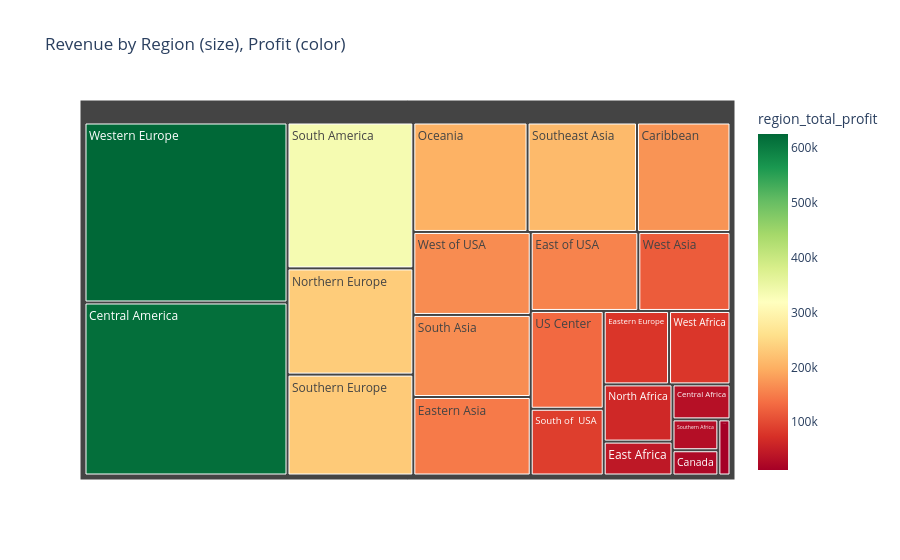

The cell this chart's notebook holds for it:
### Markdown cell above
## 8. Regional & Geographic Analysis

### Code cell
region_summary = df.drop_duplicates("Order Region")[
    ["Order Region", "region_total_revenue", "region_total_profit", "region_late_rate"]
]

fig = px.treemap(
    region_summary, path=["Order Region"], values="region_total_revenue",
    color="region_total_profit", color_continuous_scale="RdYlGn",
    title="Revenue by Region (size), Profit (color)",
)
fig.show()

### Figure 1 — Plotly figure (JSON) as saved in the notebook; plotly's stock layout.template omitted (floating-point values rounded to 4 significant figures)
{"data": [{"branchvalues": "total", "customdata": [[616300.0], [335200.0], [171800.0], [233500.0], [625400.0], [230800.0], [147400.0], [211300.0], [201500.0], [165700.0], [88110.0], [164900.0], [131100.0], [156300.0], [33450.0], [64600.0], [79720.0], [118800.0], [80030.0], [30830.0], [13050.0], [23900.0], [43170.0]], "domain": {"x": [0, 1], "y": [0, 1]}, "hovertemplate": "labels=%{label}<br>region_total_revenue=%{value}<br>parent=%{parent}<br>id=%{id}<br>region_total_profit=%{color}<extra></extra>", "ids": ["Central America", "South America", "Caribbean", "Northern Europe", "Western Europe", "Southern Europe", "Eastern Asia", "Southeast Asia", "Oceania", "South Asia", "South of  USA ", "West of USA ", "US Center ", "East of USA", "Central Africa", "North Africa", "Eastern Europe", "West Asia", "West Africa", "Southern Africa", "Central Asia", "Canada", "East Africa"], "labels": ["Central America", "South America", "Caribbean", "Northern Europe", "Western Europe", "Southern Europe", "Eastern Asia", "Southeast Asia", "Oceania", "South Asia", "South of  USA ", "West of USA ", "US Center ", "East of USA", "Central Africa", "North Africa", "Eastern Europe", "West Asia", "West Africa", "Southern Africa", "Central Asia", "Canada", "East Africa"], "marker": {"coloraxis": "coloraxis", "colors": [616300.0, 335200.0, 171800.0, 233500.0, 625400.0, 230800.0, 147400.0, 211300.0, 201500.0, 165700.0, 88110.0, 164900.0, 131100.0, 156300.0, 33450.0, 64600.0, 79720.0, 118800.0, 80030.0, 30830.0, 13050.0, 23900.0, 43170.0]}, "name": "", "parents": ["", "", "", "", "", "", "", "", "", "", "", "", "", "", "", "", "", "", "", "", "", "", ""], "type": "treemap", "values": [5666000.0, 2961000.0, 1651000.0, 2156000.0, 5894000.0, 2048000.0, 1486000.0, 1932000.0, 2017000.0, 1554000.0, 785800.0, 1571000.0, 1151000.0, 1371000.0, 327300.0, 634800.0, 774300.0, 1175000.0, 728000.0, 228300.0, 109800.0, 186900.0, 376200.0]}], "layout": {"coloraxis": {"colorbar": {"title": {"text": "region_total_profit"}}, "colorscale": [[0, "rgb(165,0,38)"], [0.1, "rgb(215,48,39)"], [0.2, "rgb(244,109,67)"], [0.3, "rgb(253,174,97)"], [0.4, "rgb(254,224,139)"], [0.5, "rgb(255,255,191)"], [0.6, "rgb(217,239,139)"], [0.7, "rgb(166,217,106)"], [0.8, "rgb(102,189,99)"], [0.9, "rgb(26,152,80)"], [1, "rgb(0,104,55)"]]}, "legend": {"tracegroupgap": 0}, "title": {"text": "Revenue by Region (size), Profit (color)"}}}
